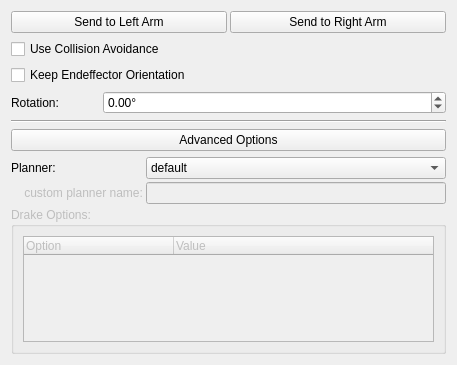
<?xml version="1.0" encoding="UTF-8"?>
<ui version="4.0">
 <class>CircularMotionWidgetUI</class>
 <widget class="QWidget" name="CircularMotionWidgetUI">
  <property name="geometry">
   <rect>
    <x>0</x>
    <y>0</y>
    <width>457</width>
    <height>365</height>
   </rect>
  </property>
  <property name="windowTitle">
   <string>Circular Motion</string>
  </property>
  <property name="styleSheet">
   <string notr="true">font: 8pt &quot;MS Shell Dlg 2&quot;</string>
  </property>
  <layout class="QVBoxLayout" name="verticalLayout">
   <item>
    <layout class="QHBoxLayout" name="horizontalLayout">
     <property name="spacing">
      <number>3</number>
     </property>
     <item>
      <widget class="QPushButton" name="pushButton_SendToLeftArm">
       <property name="text">
        <string>Send to Left Arm</string>
       </property>
      </widget>
     </item>
     <item>
      <widget class="QPushButton" name="pushButton_SendToRightArm">
       <property name="text">
        <string>Send to Right Arm</string>
       </property>
      </widget>
     </item>
    </layout>
   </item>
   <item>
    <widget class="QCheckBox" name="checkBox_CollisionAvoidance">
     <property name="text">
      <string>Use Collision Avoidance</string>
     </property>
    </widget>
   </item>
   <item>
    <widget class="QCheckBox" name="checkBox_KeepEndeffectorOrientation">
     <property name="text">
      <string>Keep Endeffector Orientation</string>
     </property>
    </widget>
   </item>
   <item>
    <layout class="QHBoxLayout" name="horizontalLayout_3" stretch="1,4">
     <item>
      <widget class="QLabel" name="label_Rotation">
       <property name="toolTip">
        <string>Rotation angle in °</string>
       </property>
       <property name="text">
        <string>Rotation:</string>
       </property>
      </widget>
     </item>
     <item>
      <widget class="QDoubleSpinBox" name="spin_Rotation">
       <property name="toolTip">
        <string>Rotation angle in °</string>
       </property>
       <property name="suffix">
        <string>°</string>
       </property>
       <property name="minimum">
        <double>-1080.000000000000000</double>
       </property>
       <property name="maximum">
        <double>1080.000000000000000</double>
       </property>
      </widget>
     </item>
    </layout>
   </item>
   <item>
    <widget class="Line" name="line">
     <property name="orientation">
      <enum>Qt::Horizontal</enum>
     </property>
    </widget>
   </item>
   <item>
    <widget class="QPushButton" name="pushButton_AdvancedOptions">
     <property name="text">
      <string>Advanced Options</string>
     </property>
     <property name="checkable">
      <bool>true</bool>
     </property>
    </widget>
   </item>
   <item>
    <widget class="QFrame" name="frame_AdvancedOptions">
     <property name="frameShape">
      <enum>QFrame::NoFrame</enum>
     </property>
     <property name="frameShadow">
      <enum>QFrame::Raised</enum>
     </property>
     <layout class="QGridLayout" name="gridLayout">
      <property name="leftMargin">
       <number>0</number>
      </property>
      <property name="topMargin">
       <number>0</number>
      </property>
      <property name="rightMargin">
       <number>0</number>
      </property>
      <property name="bottomMargin">
       <number>0</number>
      </property>
      <property name="spacing">
       <number>3</number>
      </property>
      <item row="0" column="1">
       <widget class="QComboBox" name="comboBox_Planner">
        <property name="editable">
         <bool>false</bool>
        </property>
        <item>
         <property name="text">
          <string>default</string>
         </property>
        </item>
        <item>
         <property name="text">
          <string>drake</string>
         </property>
        </item>
        <item>
         <property name="text">
          <string>custom</string>
         </property>
        </item>
       </widget>
      </item>
      <item row="0" column="0">
       <widget class="QLabel" name="label_Planner">
        <property name="text">
         <string>Planner:</string>
        </property>
       </widget>
      </item>
      <item row="1" column="0">
       <widget class="QLabel" name="label_CustomPlanner">
        <property name="enabled">
         <bool>false</bool>
        </property>
        <property name="text">
         <string>    custom planner name:</string>
        </property>
       </widget>
      </item>
      <item row="1" column="1">
       <widget class="QLineEdit" name="lineEdit_CustomPlanner">
        <property name="enabled">
         <bool>false</bool>
        </property>
       </widget>
      </item>
      <item row="2" column="0" colspan="2">
       <widget class="QGroupBox" name="groupBox_DrakeOptions">
        <property name="enabled">
         <bool>false</bool>
        </property>
        <property name="title">
         <string>Drake Options:</string>
        </property>
        <layout class="QGridLayout" name="gridLayout_2">
         <item row="0" column="0">
          <widget class="QTreeWidget" name="treeWidget_DrakeOptions">
           <property name="alternatingRowColors">
            <bool>true</bool>
           </property>
           <property name="indentation">
            <number>20</number>
           </property>
           <property name="sortingEnabled">
            <bool>false</bool>
           </property>
           <property name="headerHidden">
            <bool>false</bool>
           </property>
           <attribute name="headerDefaultSectionSize">
            <number>150</number>
           </attribute>
           <attribute name="headerMinimumSectionSize">
            <number>150</number>
           </attribute>
           <column>
            <property name="text">
             <string>Option</string>
            </property>
           </column>
           <column>
            <property name="text">
             <string>Value</string>
            </property>
           </column>
          </widget>
         </item>
        </layout>
       </widget>
      </item>
     </layout>
    </widget>
   </item>
   <item>
    <spacer name="verticalSpacer">
     <property name="orientation">
      <enum>Qt::Vertical</enum>
     </property>
     <property name="sizeHint" stdset="0">
      <size>
       <width>20</width>
       <height>0</height>
      </size>
     </property>
    </spacer>
   </item>
  </layout>
 </widget>
 <resources/>
 <connections>
  <connection>
   <sender>pushButton_AdvancedOptions</sender>
   <signal>toggled(bool)</signal>
   <receiver>CircularMotionWidgetUI</receiver>
   <slot>showAdvancedOptions(bool)</slot>
   <hints>
    <hint type="sourcelabel">
     <x>118</x>
     <y>138</y>
    </hint>
    <hint type="destinationlabel">
     <x>232</x>
     <y>297</y>
    </hint>
   </hints>
  </connection>
  <connection>
   <sender>comboBox_Planner</sender>
   <signal>currentIndexChanged(int)</signal>
   <receiver>CircularMotionWidgetUI</receiver>
   <slot>plannerSelected(int)</slot>
   <hints>
    <hint type="sourcelabel">
     <x>239</x>
     <y>174</y>
    </hint>
    <hint type="destinationlabel">
     <x>388</x>
     <y>225</y>
    </hint>
   </hints>
  </connection>
 </connections>
 <slots>
  <signal>sendMotionToRightArm()</signal>
  <signal>sendMotionToLeftArm()</signal>
  <slot>plannerSelected(int)</slot>
  <slot>showAdvancedOptions(bool)</slot>
 </slots>
</ui>
